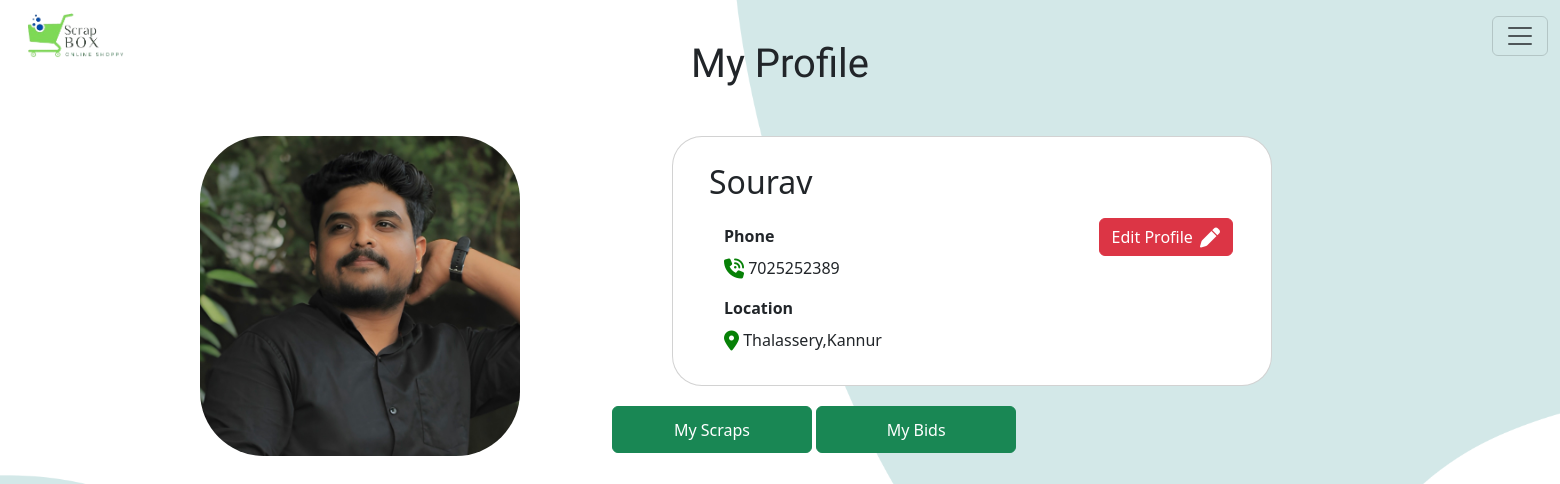
Screenshot of /profile/2 (signed in) with the database file from the repository.
### scrapapp/models.py (models this page shows)
class UserProfile(models.Model):
    user=models.OneToOneField(User,on_delete=models.CASCADE,related_name="profile")
    address=models.CharField(max_length=200)
    phone=models.CharField(max_length=200)
    profile_picture=models.ImageField(upload_to="profilepics",null=True,blank=True)
    wishlists = models.ManyToManyField(Scraps, related_name='wishlisted_by', blank=True)
    def __str__(self) :
        return self.user.username

### scrapapp/views.py (the view)
# urls.py: path('profile/<int:pk>',views.ProfileDeatilView.as_view(),name='profile_detail'),
@method_decorator(signin_required,name="dispatch")
class ProfileDeatilView(DetailView):
   template_name="profile_detail.html"
   model=UserProfile
   context_object_name="data"
   def get_context_data(self, **kwargs: Any):
      context =super().get_context_data(**kwargs)
      user_items = Scraps.objects.filter(user=self.request.user)
      user_bids = Bids.objects.filter(user=self.request.user)
      context['user_items'] = user_items
      context['user_bids'] = user_bids
      return context

### scrapapp/models.py (called while the page is built)
    def __str__(self) :
        return self.name

### scrapapp/views.py (called while the page is built)
def signin_required(fn):
   def wrapper(request,*args,**kwargs):
      if not request.user.is_authenticated:
         messages.error(request,"Sign in required")
         return redirect('sign-in')
      else:
         return fn(request,*args,**kwargs)
   return wrapper

### scrapapp/templates/profile_detail.html (shortened to what this page needs)
<!DOCTYPE html>
{%load static%}
<html lang="en">
<head>
    <link href="https://cdn.jsdelivr.net/npm/bootstrap@5.3.2/dist/css/bootstrap.min.css" rel="stylesheet">
    <link rel="stylesheet" href="https://cdnjs.cloudflare.com/ajax/libs/font-awesome/6.4.2/css/all.min.css" />
</head>
<body>
   <nav class="navbar fixed-top">
    <div class="container-fluid">
      <a class="navbar-brand" href="#"><img style="margin-left: 15px;"  src="{%static 'scrapapp/images/scrap_Box.png'%}" alt="" height="45px" >
      </a>
      <button class="navbar-toggler" type="button" data-bs-toggle="offcanvas" data-bs-target="#offcanvasNavbar" aria-controls="offcanvasNavbar" aria-label="Toggle navigation">
        <span class="navbar-toggler-icon"></span>
      </button>
    </div>
  </nav>
    <div class="container detail-head d-flex justify-content-center" style="margin-top: 40px;margin-bottom: 40px;">
        <h1>My Profile</h1>
    </div>
    <div class="row">
      <div class="col-lg-6" >
          <div style="margin-left: 200px; ">
              {%if data.profile_picture%}
                  <img src="{{data.profile_picture.url}}" alt="" width="320px" height="320px" style="border-radius: 20%;">
              {%else%}
                  <img src="{%static 'scrapapp/images/user_image2.png'%}" alt="" style="border-radius: 50%"; width="320px" height="320px" >
              {%endif%}
          </div>
      </div>
    <div class="col-lg-6">
        <div class="card curved-card" style="width: 600px; height: 250px; margin-left: -120px;">
            <div class="card-body">
              <h2 class="card-title" style="margin-left: 20px;margin-top: 10px;margin-bottom: 17px;">{{data}}</h2>
              <div style="margin-left: 35px;">
                <label class="pb-2 fw-bold">Phone</label>
                <span style="margin-left: 320px;"><a href="{%url 'profile_update' request.user.profile.id%}" class="btn btn-danger">Edit Profile <i class="fa-solid fa-pen fa-lg" style="color: white; margin-left: 3px;"></i></a></span>
                <p> <i class="fa-solid fa-phone-volume fa-lg " style="color: rgb(7, 129, 7);"></i>   {{data.phone}}</p>
            </div>
              <div style="margin-left: 35px;">
                <label class="pb-2 fw-bold">Location</label>
                <p> <i class="fa-solid fa-location-dot fa-lg " style="color: rgb(7, 129, 7);"></i>   {{data.address}}</p>
              </div>
            </div>
          </div>
    </div>
</div>
        <div class="container" style="margin-left: 600px;margin-top: -50px;">
            <span>
              <button id="toggleItems" class="btn btn-success" style="height: 47px;width: 200px;" type="button">My Scraps</button>
              <button id="toggleBids" class="btn btn-success" style="height: 47px;width: 200px;" type="button">My Bids</button>
            </span>
         </div>
</html>

### scrapapp/templates/profile_detail.html (style rules this page uses)
body { background-image: url("/static/scrapapp/images/bg1.png"); background-size: cover; overflow-x: hidden; }
.detail-head { font-family: 'Dancing Script', cursive; font-family: 'Lobster Two', sans-serif; }
.curved-card { border-radius: 30px; overflow: hidden; }
.curved-card .card-body { border-radius: 0 0 20px 20px; }

### rows the page displays
UserProfile: profile_picture (picture), user.username "Sourav", phone "7025252389", address "Thalassery,Kannur"
